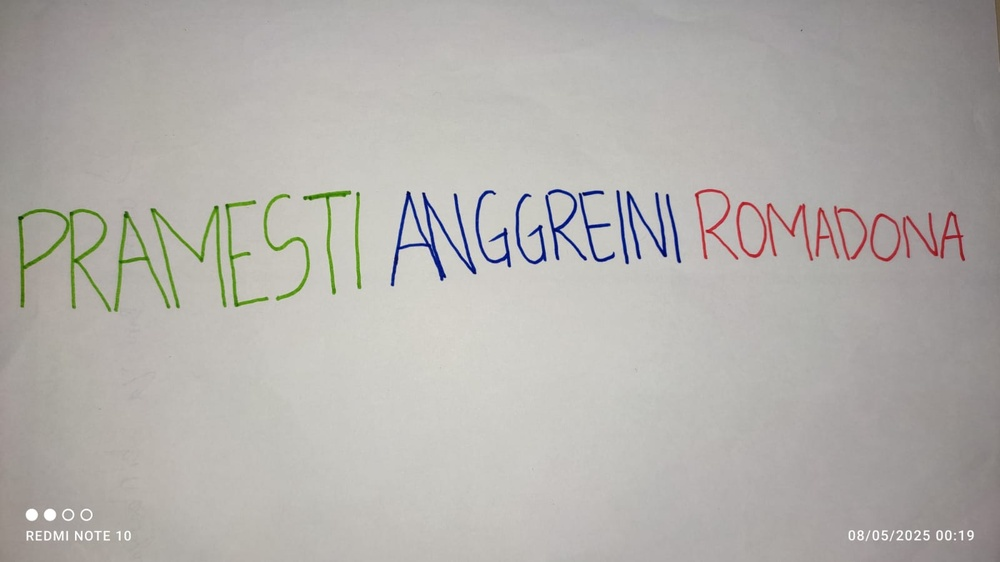
#> input picture UTS_PCD_A/img_nama1.jpg, 1000 x 562 px, shrunk from 1600 x 900 before the run
$ jupyter execute 'SOAL UTS PCD NO 1.ipynb'
#> lines starting #> are read from the running program, lines starting #| are printed output that depends on the picture
## Import Library

[cell 1]
##202331021_Pramesti Anggreini Romadona
import cv2
import numpy as np
import matplotlib.pyplot as plt

[cell 2]
##202331021_Pramesti Anggreini Romadona
# Load gambar
img = cv2.imread('img_nama1.jpg')
#> img is the input picture: shape (562, 1000, 3); mean B, G, R 172, 175.9, 178.7
img_rgb = cv2.cvtColor(img, cv2.COLOR_BGR2RGB)

[cell 3]
# Pisahkan channel warna
b, g, r = cv2.split(img)
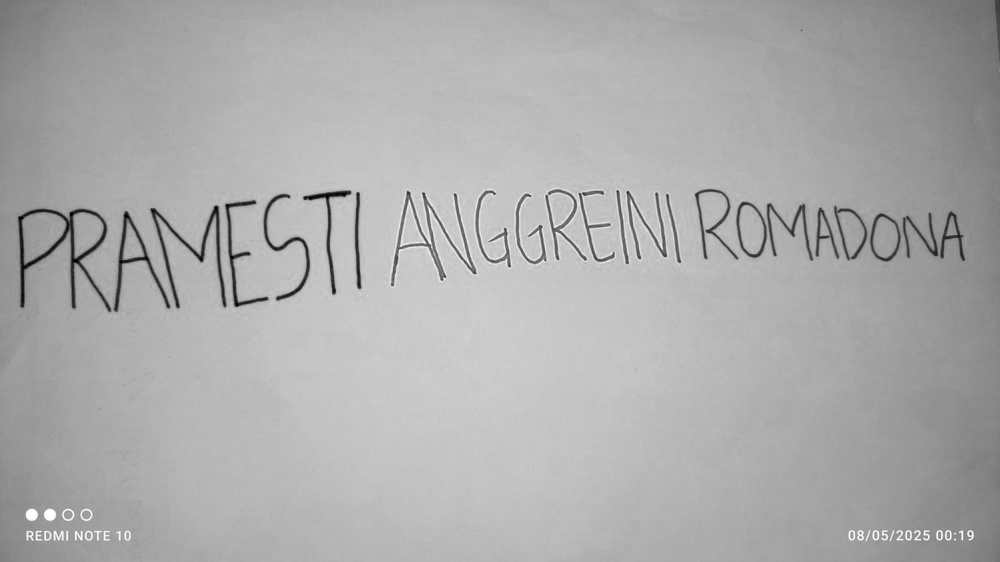
#> b: shape (562, 1000); min 0, max 255, mean 172
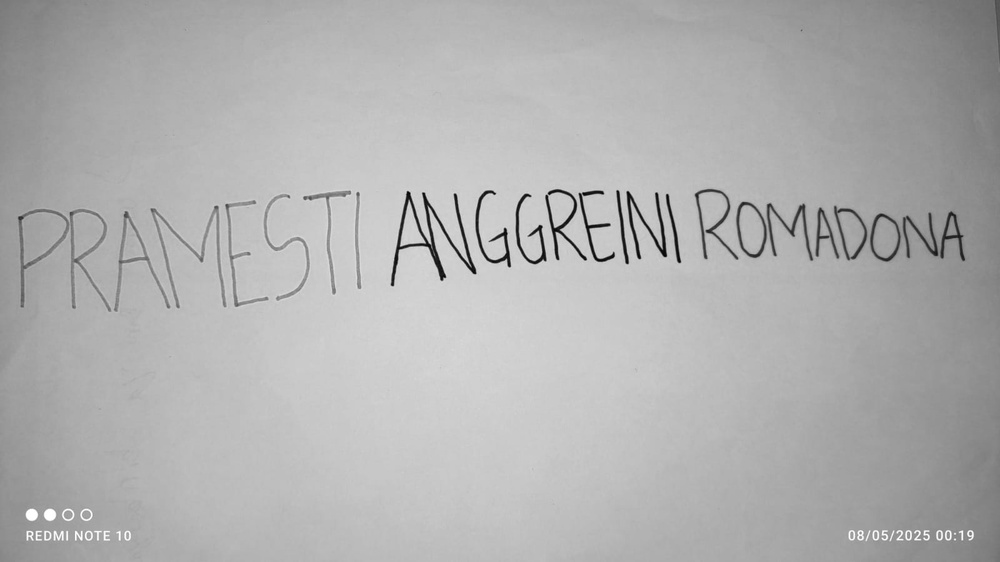
#> g: shape (562, 1000); min 0, max 255, mean 175.9
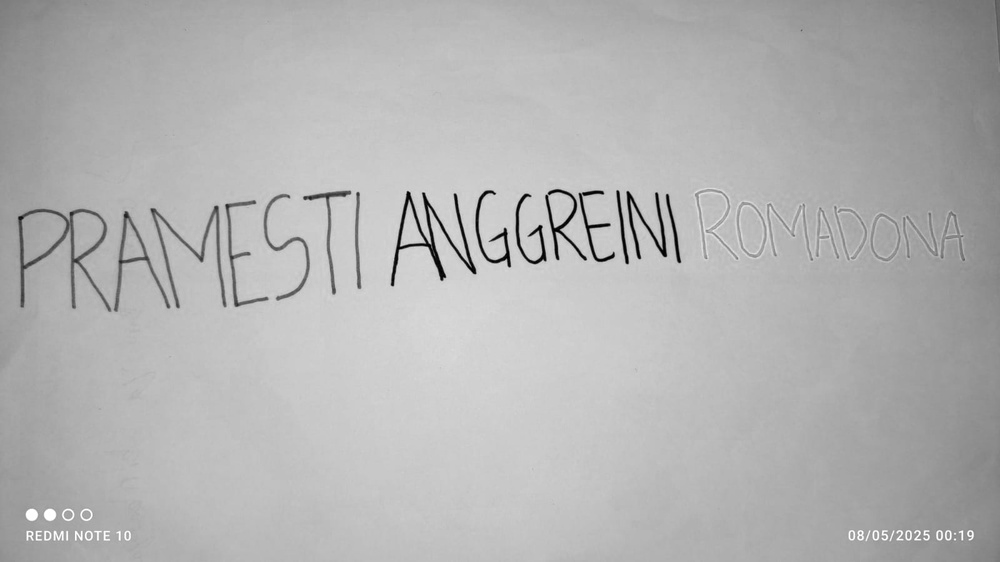
#> r: shape (562, 1000); min 0, max 255, mean 178.7

[cell 4]
# Tampilkan hasil
fig, axs = plt.subplots(2, 2, figsize=(14, 10))

# Citra asli (RGB)
axs[0, 0].imshow(img_rgb)
axs[0, 0].set_title('CITRA KONTRAS')
axs[0, 0].axis('on')

# Kanal Biru
axs[0, 1].imshow(b, cmap='gray')
axs[0, 1].set_title('BIRU')
axs[0, 1].axis('on')

# Kanal Merah
axs[1, 0].imshow(r, cmap='gray')
axs[1, 0].set_title('MERAH')
axs[1, 0].axis('on')

# Kanal Hijau
axs[1, 1].imshow(g, cmap='gray')
axs[1, 1].set_title('HIJAU')
axs[1, 1].axis('on')

plt.tight_layout()
plt.show()
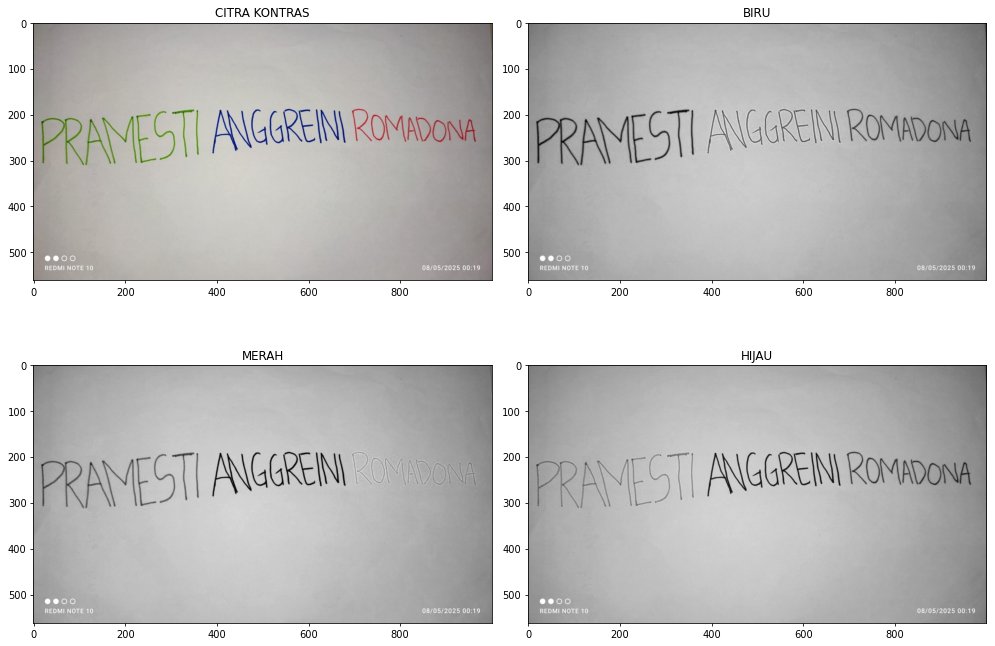
#> figure drawn by matplotlib, 4 panels

[cell 5]
color_image = cv2.imread('img_nama1.jpg')
img_gray = cv2.cvtColor(color_image, cv2.COLOR_BGR2GRAY)

[cell 6]
color_image = cv2.imread('img_nama1.jpg')
img_gray = cv2.cvtColor(color_image, cv2.COLOR_BGR2GRAY)

[cell 7]
# Menghitung histogram untuk setiap kanal atau citra kontras
hist_kontras = cv2.calcHist([color_image], [0, 1, 2], None, [256, 256, 256], [0, 256, 0, 256, 0, 256])
hist_red = cv2.calcHist([color_image], [0], None, [256], [0, 256])
#> hist_red = 256 values, max 14790 at index 185, min 2 at index 1, mean 2195.3
hist_green = cv2.calcHist([color_image], [1], None, [256], [0, 256])
#> hist_green = 256 values, max 13096 at index 190, min 0 at index 2, mean 2195.3
hist_blue = cv2.calcHist([color_image], [2], None, [256], [0, 256])
#> hist_blue = 256 values, max 15070 at index 190, min 7 at index 237, mean 2195.3
hist_gray = cv2.calcHist([img_gray], [0], None, [256], [0, 256])
#> hist_gray = 256 values, max 14539 at index 187, min 0 at index 0, mean 2195.3

# Mendapatkan nilai maksimum dari setiap histogram
max_kontras = max(hist_kontras.max(), hist_red.max(), hist_green.max(), hist_blue.max(), hist_gray.max())
#> max_kontras = 15070

[cell 8]
# Plot histogram
f, ((x1, x2), (x3, x4)) = plt.subplots(2, 2, figsize=(12, 8))

plt.subplot(2, 2, 1)
plt.plot(hist_gray, color='grey')
plt.title('Histogram Warna')
plt.xlim([0, 256])
plt.ylim([0, max_kontras])

plt.subplot(2, 2, 2)
plt.plot(hist_red, color='red')
plt.title('Histogram Merah')
plt.xlim([0, 256])
plt.ylim([0, max_kontras])

plt.subplot(2, 2, 3)
plt.plot(hist_green, color='green')
plt.title('Histogram Hijau')
plt.xlim([0, 256])
plt.ylim([0, max_kontras])

plt.subplot(2, 2, 4)
plt.plot(hist_blue, color='blue')
plt.title('Histogram Biru')
plt.xlim([0, 256])
plt.ylim([0, max_kontras])

plt.tight_layout()
plt.show()
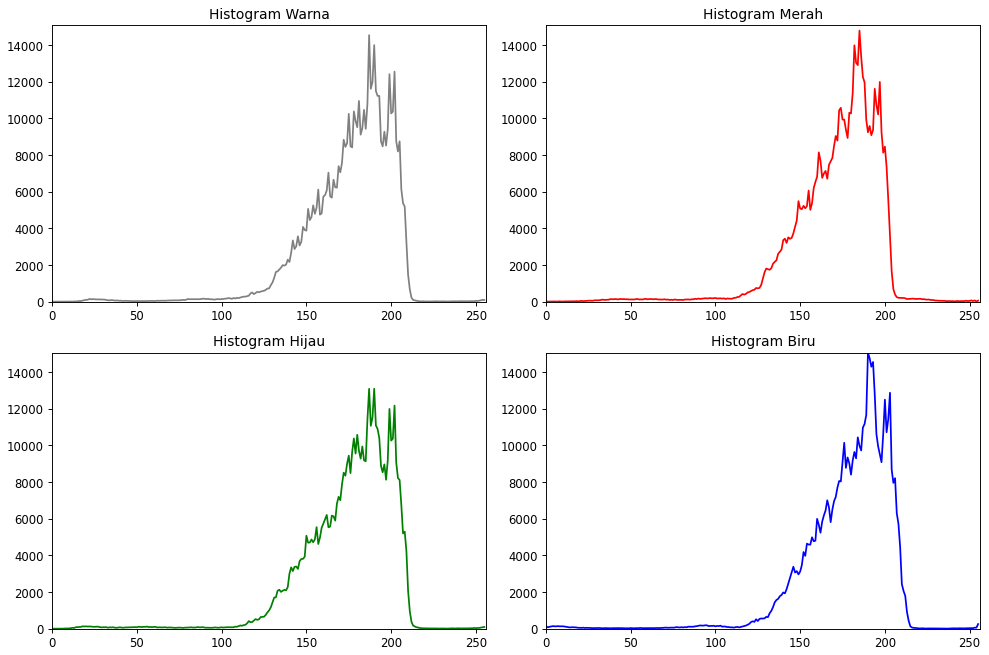
#> figure drawn by matplotlib, 4 panels; panel 1: curve peaks at x = 187, y = 14539; panel 2: curve peaks at x = 185, y = 14790; panel 3: curve peaks at x = 190, y = 13096; panel 4: curve peaks at x = 190, y = 15070
